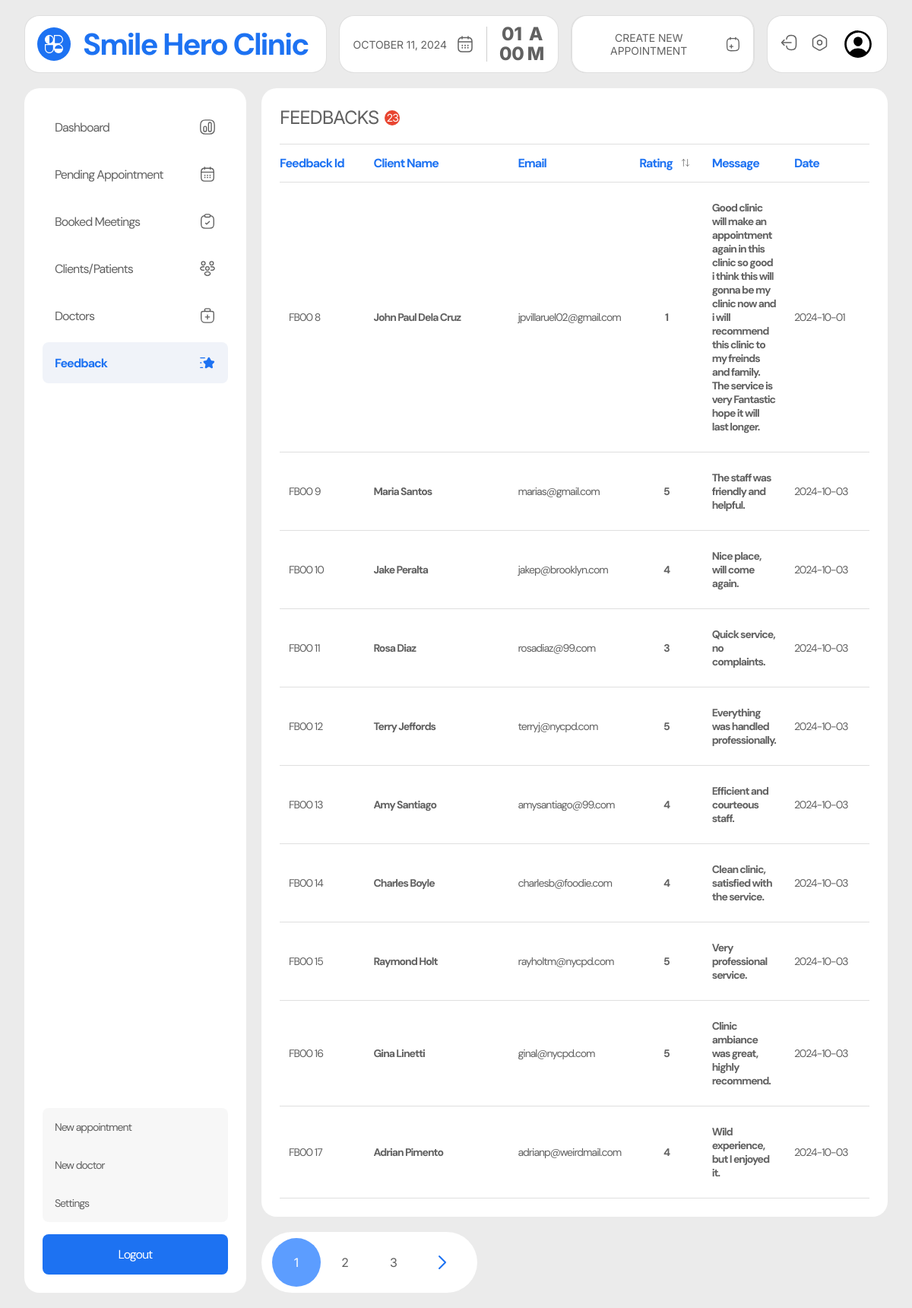
The page /admin/feedback.php (signed in) on the database its author committed.
### tables this page shows
CREATE TABLE `feedback` (
  `id` int(11) NOT NULL,
  `name` varchar(299) NOT NULL,
  `email` varchar(299) NOT NULL,
  `feedback` varchar(399) NOT NULL,
  `rating` enum('1','2','3','4','5') NOT NULL,
  `created_at` datetime NOT NULL
);

### admin/feedback.php (the view, shortened to what this page needs)
<?php
require_once '../includes/dbh.inc.php';
require_once './includes/pagination.php';
$limit = 10;
$page = isset($_GET['page']) ? (int)$_GET['page'] : 1;
$start = ($page - 1) * $limit;
$totalQuery = "SELECT COUNT(*) AS total FROM feedback";
$totalResult = $conn->query($totalQuery);
$totalRow = $totalResult->fetch_assoc();
$totalRecords = $totalRow['total'];
$query = "SELECT * FROM feedback LIMIT $start, $limit";
$result = $conn->query($query);
$users = [];
if ($result->num_rows > 0) {
  while ($row = $result->fetch_assoc()) {
    $users[] = $row;
  }
}
?>
<!DOCTYPE html>
<html lang="en">
<head>
  <link rel="stylesheet" href="../src/dist/styles.css" />
</head>
<body class="admin__page">
  <main class="admin__main">
    <?php include("includes/nav.php"); ?>
    <section class="admin__content">
      <?php include("includes/side_nav.php"); ?>
      <div class="feedbacks__container">
        <div class="feedbacks__table">
          <h1 class="table-heading">feedbacks<span class="table-item-count"><?php echo $totalRecords ?></span></h1>
          <table>
            <thead>
              <tr>
                <th>feedback id</th>
                <th>client name</th>
                <th>email</th>
                <th>
                  rating
                  <div class="dropdown-container">
                    <button class="filter-btn">
                    </button>
                  </div>
                </th>
                <th>message</th>
                <th>date</th>
              </tr>
            </thead>
            <tbody>
              <?php foreach($users as $user){?>
              <tr>
                <td class="patient-cell id">FB00  <?php echo $user['id']?></td>
                <td class="patient-cell name"><?php echo $user['name']?></td>
                <td class="patient-cell email"><?php echo $user['email']?></td>
                <td class="patient-cell rating"><?php echo $user['rating']?></td>
                <td class="patient-cell message"><?php echo $user['feedback']?></td>
                <td class="patient-cell date"><?php echo $user['created_at']?></td>
              </tr>
              <?php } ?>
            </tbody>
          </table>
        </div>
      </div>
    </section>
  </main>
</body>
</html>

### rows shown on the page
feedback: id "8", name "John Paul Dela Cruz", email "jpvillaruel02@gmail.com", rating "1", feedback "Good clinic will make an appointment again in this clinic so good i think this will gonna be my clinic now and i will recommend this clinic to my freinds and family. The service is very Fantastic hope it will last longer."
feedback: id "9", name "Maria Santos", email "marias@gmail.com", rating "5", feedback "The staff was friendly and helpful."
feedback: id "10", name "Jake Peralta", email "jakep@brooklyn.com", rating "4", feedback "Nice place, will come again."
feedback: id "11", name "Rosa Diaz", email "rosadiaz@99.com", rating "3", feedback "Quick service, no complaints."
feedback: id "12", name "Terry Jeffords", email "terryj@nycpd.com", rating "5", feedback "Everything was handled professionally."
feedback: id "13", name "Amy Santiago", email "amysantiago@99.com", rating "4", feedback "Efficient and courteous staff."
feedback: id "14", name "Charles Boyle", email "charlesb@foodie.com", rating "4", feedback "Clean clinic, satisfied with the service."
feedback: id "15", name "Raymond Holt", email "rayholtm@nycpd.com", rating "5", feedback "Very professional service."
feedback: id "16", name "Gina Linetti", email "ginal@nycpd.com", rating "5", feedback "Clinic ambiance was great, highly recommend."
feedback: id "17", name "Adrian Pimento", email "adrianp@weirdmail.com", rating "4", feedback "Wild experience, but I enjoyed it."

### other values the page prints
$totalRecords "23"
